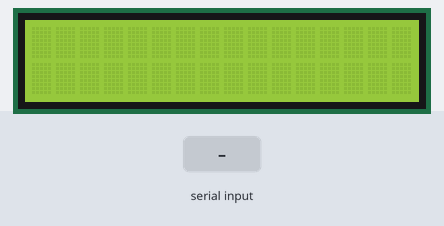
The sketch below on a simulated Arduino Uno, built with avr-gcc and run on an emulated ATmega328P. Parts: 16×2 character LCD. The test bench sets the inputs (shaded band).

Above: at 1.2 s.
1.3 s: "1\n" received over Serial
At 1.7 s:
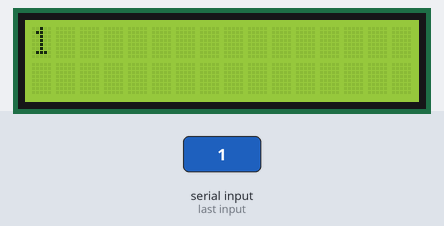
2.8 s: "0\n" received over Serial
At 4.0 s:
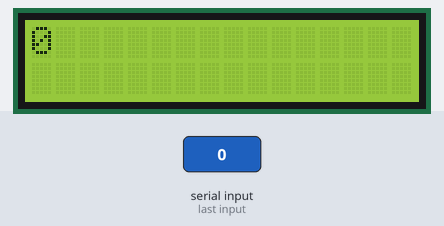
4.3 s: "2\n" received over Serial
At 5.2 s:
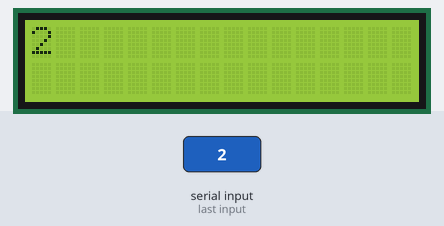
Timing chart, 0 to 7.3 s (numbered marks = the images above; inputs shaded):
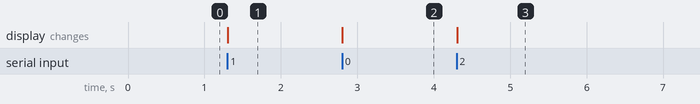

Measured:
- after the input at 1.3 s, the display: changes at once (image 1)
- after the input at 2.8 s, the display: changes at once (image 2)
- after the input at 4.3 s, the display: changes at once (image 3)

The sketch:

lyric_display.ino.ino
```cpp
#include <LiquidCrystal.h>

LiquidCrystal lcd(7, 8, 9, 10, 11, 12);

void setup() {
  Serial.begin(9600);
  lcd.begin(16, 2);
  lcd.clear();
}

void loop() {
  if (Serial.available() > 0) {
    String text = Serial.readStringUntil('\n');
    text.trim();

    lcd.clear();

    if (text.length() > 16) {
      lcd.setCursor(0, 0);
      lcd.print(text.substring(0, 16));

      lcd.setCursor(0, 1);
      lcd.print(text.substring(16, 32));
    } else {
      lcd.setCursor(0, 0);
      lcd.print(text);
    }
  }
}
```
